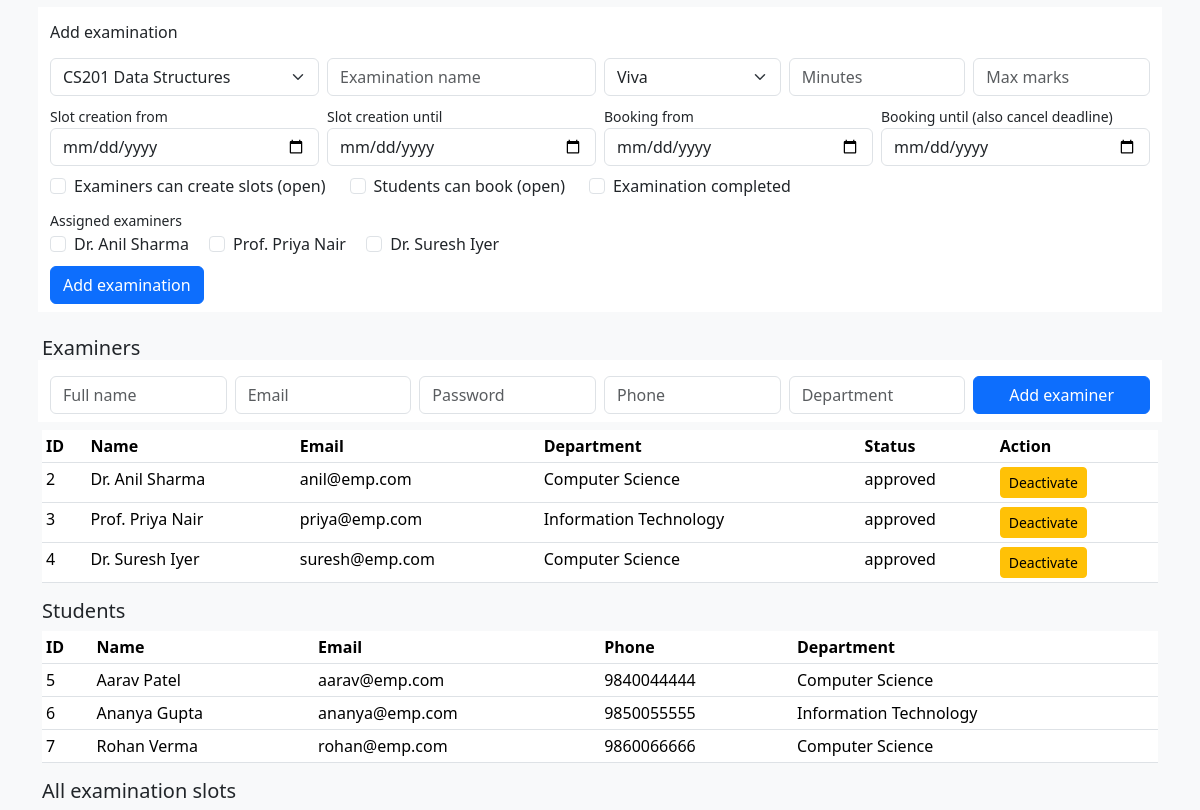
Page /admin (signed in, middle part) on the earlier database version.
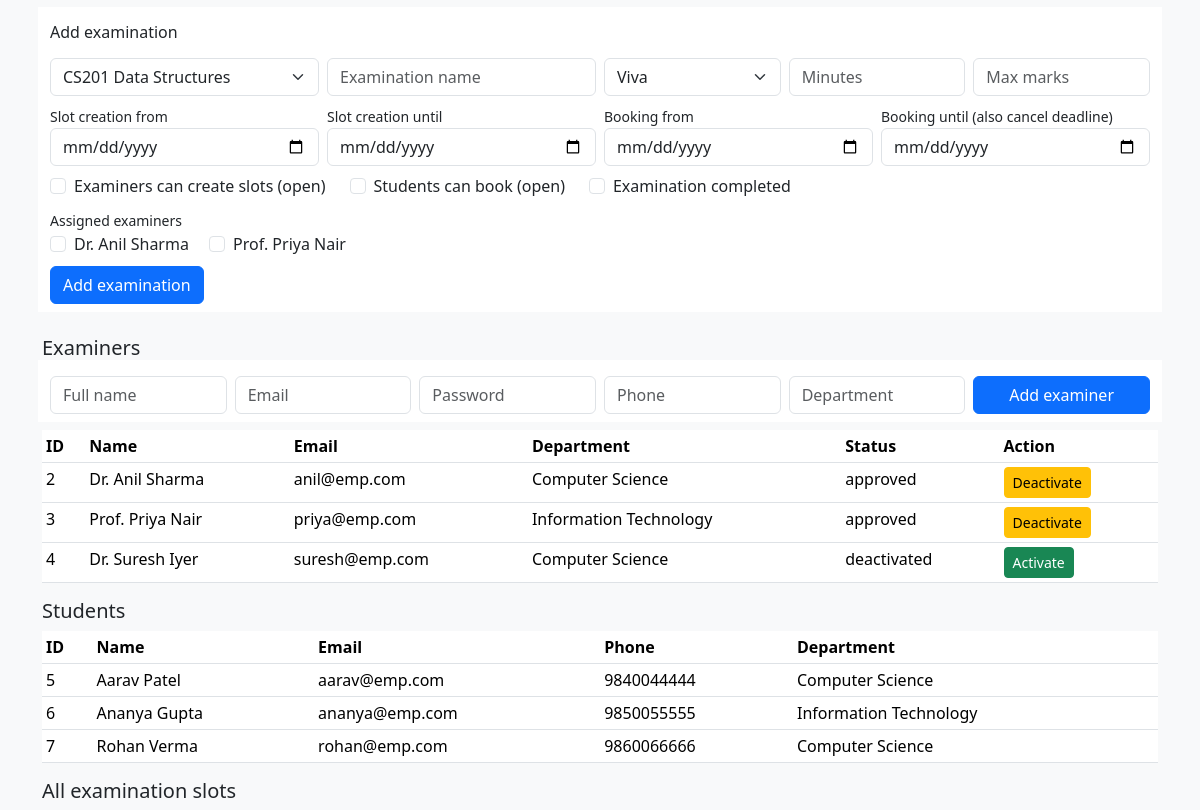
Same page on the later database version.
### app.py (models this page shows)
class User(db.Model):
    id = db.Column(db.Integer, primary_key=True)
    name = db.Column(db.String(100), nullable=False)
    email = db.Column(db.String(120), unique=True, nullable=False)
    password = db.Column(db.String(200), nullable=False)
    phone = db.Column(db.String(20), default='')
    department = db.Column(db.String(100), default='')
    role = db.Column(db.String(20), nullable=False)       # admin, examiner, student
    status = db.Column(db.String(20), default='active')   # pending, approved, deactivated, active

### app.py (the view)
@app.route('/admin')
def admin_page():
    if not is_role('admin'):
        return redirect(url_for('login'))
    q = request.args.get('q', '').strip()
    course_id = to_int(request.args.get('edit_course', ''))
    exam_id = to_int(request.args.get('edit_exam', ''))
    rubric_exam_id = to_int(request.args.get('rubrics', ''))
    edit_course = db.session.get(Course, course_id) if course_id else None
    edit_exam = db.session.get(Exam, exam_id) if exam_id else None
    rubric_exam = db.session.get(Exam, rubric_exam_id) if rubric_exam_id else None
    rubric_id = to_int(request.args.get('edit_rubric', ''))
    rubric_row = db.session.get(Rubric, rubric_id) if rubric_id else None
    edit_rubric = rubric_row if (rubric_row and rubric_exam and rubric_row.exam_id == rubric_exam.id) else None
    assigned_ids = [a.examiner_id for a in edit_exam.assignments] if edit_exam else []
    all_examiners = User.query.filter_by(role='examiner').order_by(User.id).all()
    approved_examiners = [e for e in all_examiners if e.status == 'approved']
    all_students = User.query.filter_by(role='student').order_by(User.id).all()
    all_exams = Exam.query.order_by(Exam.id).all()
    all_bookings = Booking.query.order_by(Booking.id).all()
    all_slots = Slot.query.order_by(Slot.slot_date, Slot.start_time).all()
    stats = {
        'courses': Course.query.count(),
        'exams': len(all_exams),
        'examiners': len(all_examiners),
        'students': len(all_students),
        'slots': len(all_slots),
        'bookings': len(all_bookings),
    }
    return render_template(
        'admin.html', q=q, stats=stats,
        courses=Course.query.order_by(Course.id).all(),
        edit_course=edit_course, edit_exam=edit_exam, assigned_ids=assigned_ids,
        rubric_exam=rubric_exam, approved_examiners=approved_examiners,
        exams=[e for e in all_exams if matches(q, e.id, e.name)],
        examiners=[e for e in all_examiners if matches(q, e.id, e.name)],
        students=[s for s in all_students if matches(q, s.id, s.name)],
        bookings=[b for b in all_bookings if matches(q, b.id, b.student.name)],
        slots=all_slots, exam_types=EXAM_TYPES, exam_statuses=EXAM_STATUSES,
        edit_rubric=edit_rubric,
    )

### app.py (called while the page is built)
def current_user():
    user_id = session.get('user_id')
    if user_id is None:
        return None
    return db.session.get(User, user_id)

def is_role(role):
    user = current_user()
    if user is None or user.role != role:
        return False
    return user.status in ('approved', 'active')

@app.context_processor
def send_helpers():
    return {'me': current_user(), 'seats_left': seats_left, 'seats_taken': seats_taken,
            'slot_status': slot_status}

def to_int(text):
    try:
        return int(text)
    except (TypeError, ValueError):
        return None

def matches(q, item_id, text):
    if q == '':
        return True
    return q == str(item_id) or q.lower() in text.lower()

def seats_taken(slot):
    return Booking.query.filter(Booking.slot_id == slot.id, Booking.status != 'Cancelled').count()

def seats_left(slot):
    return slot.capacity - seats_taken(slot)

def slot_status(slot):
    if slot.cancelled:
        return 'Cancelled'
    if slot.slot_date < date.today():
        return 'Completed'
    if seats_left(slot) <= 0:
        return 'Full'
    return 'Available'

### templates/admin.html (shortened to what this page needs)
{% extends 'base.html' %}
{% block content %}
<form method="post" action="{{ url_for('admin_exam_save') }}" class="row g-2 mb-4 bg-white p-2">
  <h6 class="col-12">{{ 'Edit examination' if edit_exam else 'Add examination' }}</h6>
  <div class="col-md-3">
    <select class="form-select" name="course_id" required>
      {% for c in courses %}
      <option value="{{ c.id }}" {{ 'selected' if edit_exam and edit_exam.course_id == c.id else '' }}>{{ c.code }} {{ c.name }}</option>
      {% endfor %}
    </select>
  </div>
  <div class="col-md-3"><input class="form-control" name="name" placeholder="Examination name" value="{{ edit_exam.name if edit_exam else '' }}" required></div>
  <div class="col-md-2">
    <select class="form-select" name="exam_type">
      {% for t in exam_types %}
      <option {{ 'selected' if edit_exam and edit_exam.exam_type == t else '' }}>{{ t }}</option>
      {% endfor %}
    </select>
  </div>
  <div class="col-md-2"><input class="form-control" type="number" min="1" name="duration" placeholder="Minutes" value="{{ edit_exam.duration if edit_exam else '' }}" required></div>
  <div class="col-md-2"><input class="form-control" type="number" min="1" name="max_marks" placeholder="Max marks" value="{{ edit_exam.max_marks if edit_exam else '' }}" required></div>
  {% for field, label in [('slot_start', 'Slot creation from'), ('slot_end', 'Slot creation until'), ('book_start', 'Booking from'), ('book_end', 'Booking until (also cancel deadline)')] %}
  <div class="col-md-3">
    <label class="form-label small mb-0">{{ label }}</label>
    <input class="form-control" type="date" name="{{ field }}" value="{{ edit_exam[field] if edit_exam else '' }}" required>
  </div>
  {% endfor %}
  <div class="col-12 d-flex flex-wrap gap-4">
    <div class="form-check"><input class="form-check-input" type="checkbox" name="slot_creation_open" id="sco" {{ 'checked' if edit_exam and edit_exam.slot_creation_open else '' }}><label class="form-check-label" for="sco">Examiners can create slots (open)</label></div>
    <div class="form-check"><input class="form-check-input" type="checkbox" name="booking_open" id="bko" {{ 'checked' if edit_exam and edit_exam.booking_open else '' }}><label class="form-check-label" for="bko">Students can book (open)</label></div>
    <div class="form-check"><input class="form-check-input" type="checkbox" name="completed" id="cmp" {{ 'checked' if edit_exam and edit_exam.status == 'Completed' else '' }}><label class="form-check-label" for="cmp">Examination completed</label></div>
  </div>
  <div class="col-12">
    <label class="form-label small mb-0">Assigned examiners</label><br>
    {% for ex in approved_examiners %}
    <div class="form-check form-check-inline">
      <input class="form-check-input" type="checkbox" name="examiner_ids" value="{{ ex.id }}" id="ex{{ ex.id }}" {{ 'checked' if ex.id in assigned_ids else '' }}>
      <label class="form-check-label" for="ex{{ ex.id }}">{{ ex.name }}</label>
    </div>
    {% else %}
    <span class="text-muted">No approved examiners yet.</span>
    {% endfor %}
  </div>
  <div class="col-12 mt-2"><button class="btn btn-primary">{{ 'Update examination' if edit_exam else 'Add examination' }}</button></div>
</form>
<h5>Examiners</h5>
<form method="post" action="{{ url_for('admin_examiner_add') }}" class="row g-2 mb-2 bg-white p-2">
  <div class="col-md-2"><input class="form-control" name="name" placeholder="Full name" required></div>
  <div class="col-md-2"><input class="form-control" type="email" name="email" placeholder="Email" required></div>
  <div class="col-md-2"><input class="form-control" name="password" placeholder="Password" required></div>
  <div class="col-md-2"><input class="form-control" name="phone" placeholder="Phone"></div>
  <div class="col-md-2"><input class="form-control" name="department" placeholder="Department"></div>
  <div class="col-md-2"><button class="btn btn-primary w-100">Add examiner</button></div>
</form>
<table class="table table-sm bg-white">
  <tr><th>ID</th><th>Name</th><th>Email</th><th>Department</th><th>Status</th><th>Action</th></tr>
  {% for u in examiners %}
  <tr>
    <td>{{ u.id }}</td><td>{{ u.name }}</td><td>{{ u.email }}</td><td>{{ u.department }}</td><td>{{ u.status }}</td>
    <td>
      <form method="post" action="{{ url_for('admin_examiner_status', user_id=u.id) }}" class="d-inline">
        {% if u.status == 'approved' %}
          <button name="action" value="deactivate" class="btn btn-sm btn-warning">Deactivate</button>
        {% elif u.status == 'deactivated' %}
          <button name="action" value="activate" class="btn btn-sm btn-success">Activate</button>
        {% else %}
          <button name="action" value="approve" class="btn btn-sm btn-success">Approve</button>
        {% endif %}
      </form>
    </td>
  </tr>
  {% else %}
  <tr><td colspan="6">No examiners match.</td></tr>
  {% endfor %}
</table>
<h5>Students</h5>
<table class="table table-sm bg-white">
  <tr><th>ID</th><th>Name</th><th>Email</th><th>Phone</th><th>Department</th></tr>
  {% for u in students %}
  <tr><td>{{ u.id }}</td><td>{{ u.name }}</td><td>{{ u.email }}</td><td>{{ u.phone }}</td><td>{{ u.department }}</td></tr>
  {% else %}
  <tr><td colspan="5">No students match.</td></tr>
  {% endfor %}
</table>
<h5>All examination slots</h5>
{% endblock %}

### templates/base.html (shortened to what this page needs)
<!doctype html>
<html lang="en">
<head>
  <link href="{{ url_for('static', filename='css/bootstrap.min.css') }}" rel="stylesheet">
</head>
<body class="bg-light">
<div class="container pb-4">
  {% block content %}{% endblock %}
</div>
</body>
</html>

Differences in the rows shown:
no longer on one of the page's lists (row edited): User: name "Dr. Suresh Iyer"
changed User "Dr. Suresh Iyer": status "approved" → "deactivated"; status "Deactivate" → "Activate"
